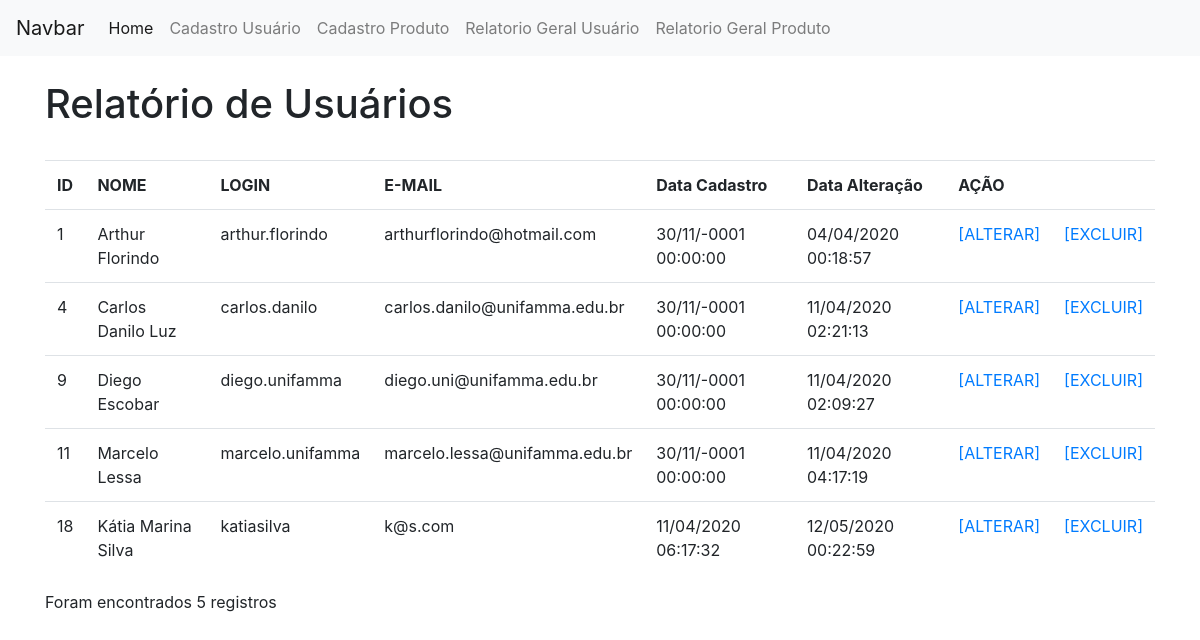
Screenshot of /view/relatorioTelaUsuario.php with the database file from the repository.
### tables this page shows
CREATE TABLE `usuario` (
  `id` int(11) NOT NULL,
  `nome` varchar(255) NOT NULL,
  `email` varchar(255) NOT NULL,
  `login` varchar(30) NOT NULL,
  `senha` varchar(50) NOT NULL,
  `dataCadastro` datetime NOT NULL,
  `dataAlteracao` timestamp NOT NULL DEFAULT current_timestamp() ON UPDATE current_timestamp(),
  `ativo` tinyint(4) NOT NULL
);

### model/Usuario.php (called while the page is built, shortened)
<?php
class Usuario
{
  private $conexao;
  function __construct()
  {
    include ("Conexao.php");
    $conectar = new Conectar();
    $this->conexao=$conectar->conectar();
  }
  public function getConexao() {
    return $this->conexao;
  }
  public function relatorioSimples() {
    if ($this->getConexao()) {
      $query = "SELECT * FROM usuario";
      $busca = $this->conexao->query($query);
      $retornoBanco = array();
      while ($linha = $busca->fetch_array()) {
        $retornoBanco[] = $linha;
      }
      return $retornoBanco;
    } else {
      echo "Erro";
    }
  }
}
?>

### model/Conexao.php (called while the page is built)
<?php
class Conectar
{
  private $host, $usuario, $senha, $database;
  private $conectar;
  function __construct(){
    $this->host = "localhost";
    $this->usuario = "root";
    $this->senha = "";
    $this->database = "unifamma";
  }
  public function conectar(){
    $this->conectar = new Mysqli($this->host,
                          $this->usuario,
                          $this->senha,
                          $this->database);
    return $this->getConectar();
  }
  public function getConectar(){
    return $this->conectar;
  }
}

### controller/relatorioUsuario.php (called while the page is built)
<?php
  include ("../model/Usuario.php");
  $objRelatorio = new Usuario();
  if ($tipo=="usuario"){
    $retorno = $objRelatorio->relatorioSimples();
    return $retorno;
  }elseif ($tipo=="unico") {
    $retorno = $objRelatorio->relatorioUnico($id);
    return $retorno;
  }
?>

### view/relatorioTelaUsuario.php (the view, shortened to what this page needs)
<!DOCTYPE html>
<html lang="pt-br" dir="ltr">
  <head>
    <link rel="stylesheet" href="../bootstrap-4.1.3-dist/css/bootstrap.min.css">
  </head>
  <body>
    <nav class="navbar navbar-expand-lg navbar-light bg-light">
  <a class="navbar-brand" href="#">Navbar</a>
  <div class="collapse navbar-collapse" id="navbarNav">
    <ul class="navbar-nav">
      <li class="nav-item active">
        <a class="nav-link" href="../index.php">Home <span class="sr-only">(Página atual)</span></a>
      </li>
      <li class="nav-item">
          <a class="nav-link" href="formularioUsuario.php">Cadastro Usuário</a>
        </li>
        <li class="nav-item">
          <a class="nav-link" href="formularioProduto.php">Cadastro Produto</a>
        </li>
      <li class="nav-item">
        <a class="nav-link" href="relatorioTelaUsuario.php">Relatorio Geral Usuário</a>
      </li>
      <li class="nav-item">
        <a class="nav-link" href="relatorioTelaProduto.php">Relatorio Geral Produto</a>
      </li>
    </ul>
  </div>
</nav>
<div class="container">
  <div class="row">
    <div class="col">
    </div>
  </div>
  <div class="row">
    <div class="col">
      <h1>Relatório de Usuários</h1>
      <br>
    </div>
  </div>
  <div class="row">
    <div class="col">
      <div class="table-responsive">
         <table class="table">
           <th>ID</th>
           <th>NOME</th>
           <th>LOGIN</th>
           <th>E-MAIL</th>
           <th>Data Cadastro</th>
           <th>Data Alteração</th>
           <th colspan="2">AÇÃO</th>
           <?php
            $tipo = "usuario";
            include("../controller/relatorioUsuario.php");
            foreach ($retorno as $value) {
              $id = $value["id"];
              ?>
              <tr>
                <td><?=$value["id"];?></td>
                <td><?=$value["nome"];?></td>
                <td><?=$value["login"];?></td>
                <td><?=$value["email"];?></td>
                <td>
                <?php
                  $dataCadastro = new DateTime($value["dataCadastro"]);
                  echo $dataCadastro->format("d/m/Y H:i:s") . ' ';
                ?>
                </td>
                <td>
                <?php
                  $dataAlteracao = new DateTime($value["dataAlteracao"]);
                  echo $dataAlteracao->format("d/m/Y H:i:s") . ' ';
                ?>
                </td>
                <td><?php echo "<a href=alterarUsuario.php?id=$id>
                    [ALTERAR]
                  </a>";?>
                </td>
                <td><?php echo "<a href=../controller/excluirUsuario.php?id=$id>
                    [EXCLUIR]
                  </a>";?>
                </td>
              </tr>
              <?php
            }
            ?>
         </table>
         <?php
            echo "Foram encontrados " . count($retorno) . " registros";
          ?>
        </div>
    </div>
  </div>
  </body>
  </html>

### rows the page displays
usuario: id "1", nome "Arthur Florindo", login "arthur.florindo", email "arthurflorindo@hotmail.com", dataCadastro "30/11/-0001 00:00:00", dataAlteracao "04/04/2020 00:18:57"
usuario: id "4", nome "Carlos Danilo Luz", login "carlos.danilo", email "carlos.danilo@unifamma.edu.br", dataCadastro "30/11/-0001 00:00:00", dataAlteracao "11/04/2020 02:21:13"
usuario: id "9", nome "Diego Escobar", login "diego.unifamma", email "diego.uni@unifamma.edu.br", dataCadastro "30/11/-0001 00:00:00", dataAlteracao "11/04/2020 02:09:27"
usuario: id "11", nome "Marcelo Lessa", login "marcelo.unifamma", email "marcelo.lessa@unifamma.edu.br", dataCadastro "30/11/-0001 00:00:00", dataAlteracao "11/04/2020 04:17:19"
usuario: id "18", nome "Kátia Marina Silva", login "katiasilva", email "k@s.com", dataCadastro "11/04/2020 06:17:32", dataAlteracao "12/05/2020 00:22:59"

### other values shown
count($retorno) "5"
